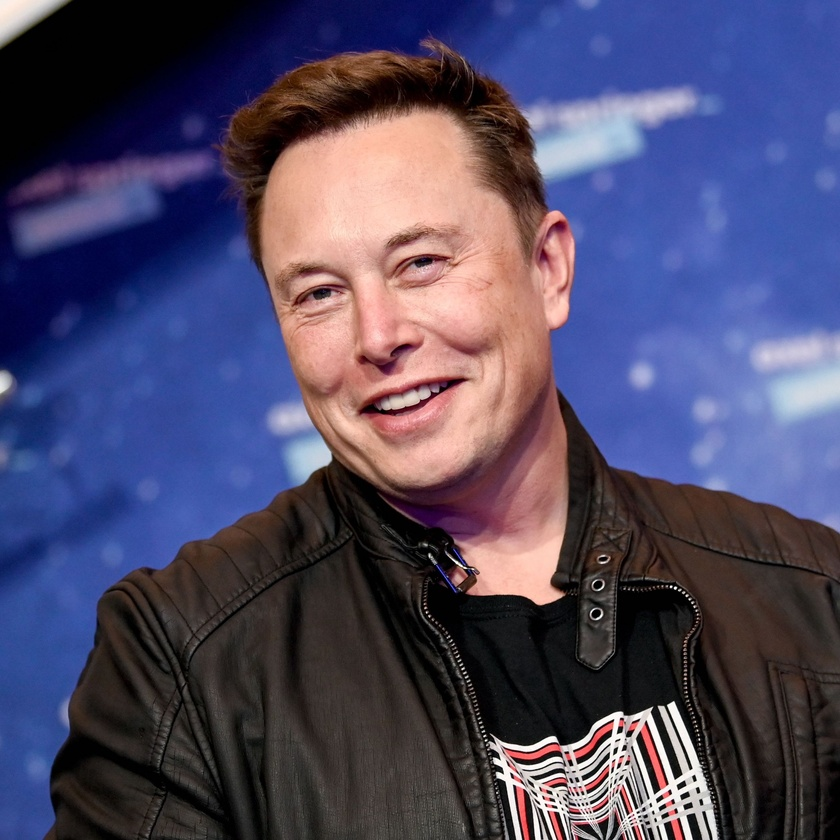
#> input picture elon.jpg, 840 x 840 px, shrunk from 2609 x 2609 before the run, found by its file name
$ python Basic_Image_Filter_Application.py
#> lines starting #> are read from the running program, lines starting #| are printed output that depends on the picture
import cv2
import numpy as np
from matplotlib import pyplot as plt

# Load the image
img = cv2.imread("C:\\Users\\Acer\\Desktop\\Project 18\\elon.jpg")
#> img is the input picture: shape (840, 840, 3); mean B, G, R 100.8, 72.9, 77.8

# Check if the image was loaded successfully
if img is None:
  print("Unable to load image.")

else:
  # Convert image to RGB
  img_rgb = cv2.cvtColor(img, cv2.COLOR_BGR2RGB)

  # Sharpening using filter
  sharpened_img = cv2.filter2D(img, -1, np.array([[0, -1, 0],
                                                  [-1, 5, -1],
                                                  [0, -1, 0]]))

  # Embossing using filter
  embossed_img = cv2.filter2D(img, -1, np.array([[-2, -1, 0],
                                                 [-1, 1, 1],
                                                 [0, 1, 2]]))
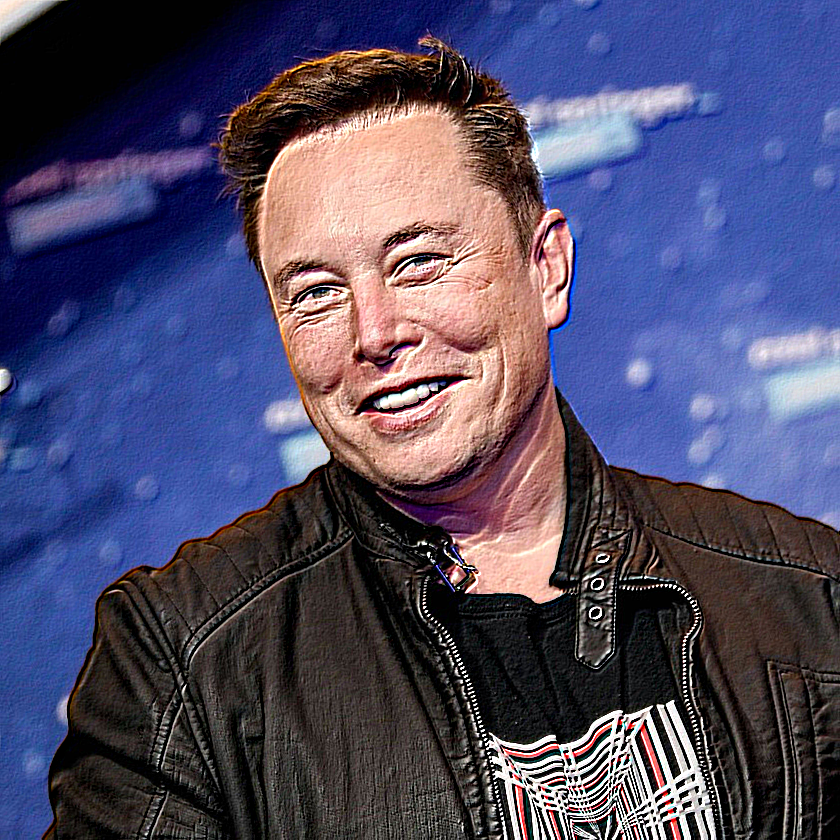
#> embossed_img: shape (840, 840, 3); mean B, G, R 103, 75.2, 79

  # For display
  plt.figure(figsize=(10, 5))

  # For original image
  plt.subplot(1, 3, 1)
  plt.title("Original Image")
  plt.imshow(img_rgb)
  plt.axis('off')

  # For sharpened image
  plt.subplot(1, 3, 2)
  plt.title("Sharpened Image")
  plt.imshow(cv2.cvtColor(sharpened_img, cv2.COLOR_BGR2RGB))
  plt.axis('off')

  # For embossed image
  plt.subplot(1, 3, 3)
  plt.title("Embossed Image")
  plt.imshow(cv2.cvtColor(embossed_img, cv2.COLOR_BGR2RGB))
  plt.axis('off')

  # To display all images
  plt.show()
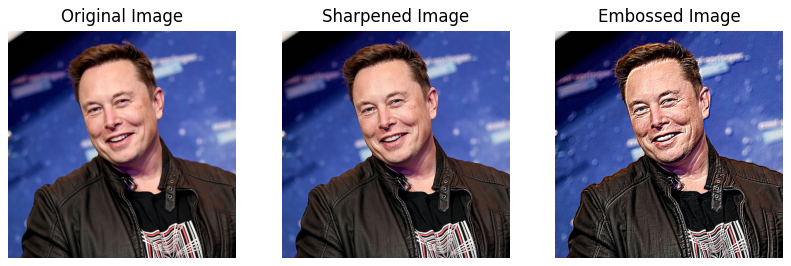
#> figure drawn by matplotlib, 3 panels
